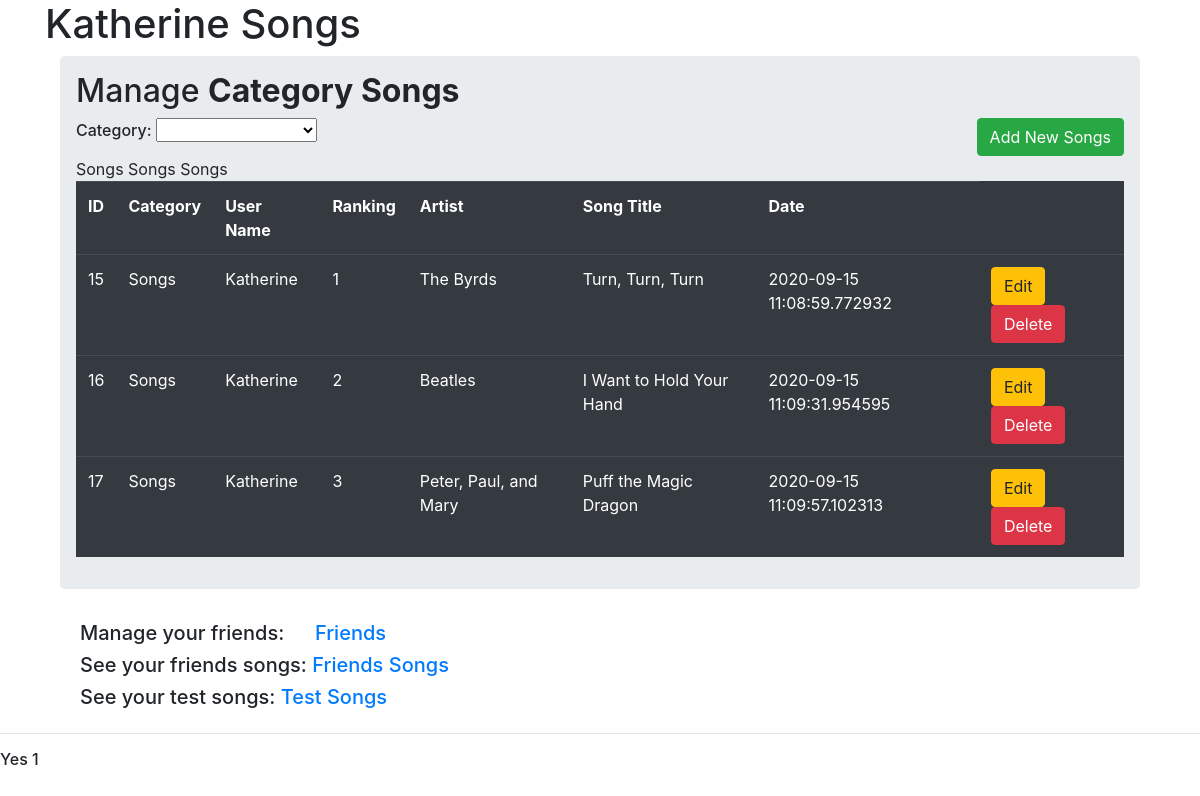
The app's page / (signed in) with its own data.
### song6.py (models this page shows)
class Song(db.Model):
    id = db.Column(db.Integer, primary_key=True)
    cat = db.Column(db.String(15))
    user_id = db.Column(db.Integer, db.ForeignKey('user.id'))
    numb = db.Column(db.Integer)
    artist = db.Column(db.String(40))
    title = db.Column(db.String(40))
    date_created = db.Column(db.DateTime, default=datetime.now)

### song6.py (the view)
@app.route('/', methods=['GET', 'POST'])
def user_home():
    if 'username' in session:
        if 'cat' in session:
            print(cat)
            print("In session")
        else:
            cat = 'Songs'
            print("Not in session")
        print(cat)
        print("This is user_home")
        category = Category.query.all()
        print(category)
        print(session)
        print(session['username'])
        name = (session['username'])
        u = User.query.filter_by(user=name).first()
        q = Song.query.filter(Song.user_id == u.id, Song.cat == cat).order_by(Song.numb)
        print(q)
        print(u)
        print(u.id, u.user)
        return render_template('main6_2.html', title=name + ' Songs', songs=q, user=name, cat=cat, category=category)
    else:
        return redirect(url_for('login'))

### song6.py (called while the page is built)
    def __repr__(self):
        return '<User  {}>'.format(self.user)

### templates/main6_2.html (shortened to what this page needs)
{% extends "layout6.html" %}
    {% block title %} {{ title }} {% endblock %}
    {% block content %}
    <div class="container">
        <div class="row">
            <div class="col md-12">
                <div class="jumbotron p-3">
                    <h2>Manage <b> Category {{ cat }} </b></h2>
                        <h6><label>Category:</label>
                        <select name="cat" id="select1" onchange="myFunction()">
                            <option value="none" selected disabled hidden></option>
                            {% for category in category %}
                            <option value="{{ category.cat }}">{{ category.cat_text }}</option>
                            {% endfor %}
                        </select>
                        <button type="button" class="btn btn-success float-right"
                    data-toggle="modal" data-target="#mymodal">Add New {{cat}}</button></h6>
                    <table class="table table-hover table-dark">
                        <tr>
                            <th>ID</th>
                            <th>Category</th>
                            <th>User Name</th>
                            <th>Ranking</th>
                            <th>Artist</th>
                            <th>Song Title</th>
                            <th>Date</th>
                        </tr>
                        {% for song in songs %}
                        <tr>
                            <td>{{song.id}}</td>
                            <td>{{song.cat}}</td>
                            <td>{{user}}</td>
                            <td>{{song.numb}}</td>
                            <td>{{song.artist}}</td>
                            <td>{{song.title}}</td>
                            <td>{{song.date_created}}</td>
                            <td>
                                <a href="/update/{{song.id}}" class="btn btn-warning btn-xs" data-toggle="modal" data-target="#modaledit{{song.id}}">Edit</a>
                                <a href="/delete/{{song.id}}" class="btn btn-danger btn-xs" onclick="return confirm('Are You Sure?')">Delete</a>
                            </td>
                        </tr>
                        {% endfor %}
                    </table>
                </div>
                <div>
                    <h5>&emsp;Manage your friends: &emsp; <a href="{{ url_for('friend') }}">Friends</a></h5>
                </div>
                <div>
                    <h5>&emsp;See your friends songs:   <a href="{{ url_for('home') }}">Friends Songs</a></h5>
                    <h5>&emsp;See your test songs:   <a href="{{ url_for('test') }}">Test Songs</a></h5>
                </div>
            </div>
        </div>
    </div>
    {% endblock %}

### records on screen
Song: id "15", cat "Songs", user "Katherine", numb "1", artist "The Byrds", title "Turn, Turn, Turn", date_created "2020-09-15 11:08:59.772932"
Song: id "16", cat "Songs", user "Katherine", numb "2", artist "Beatles", title "I Want to Hold Your Hand", date_created "2020-09-15 11:09:31.954595"
Song: id "17", cat "Songs", user "Katherine", numb "3", artist "Peter, Paul, and Mary", title "Puff the Magic Dragon", date_created "2020-09-15 11:09:57.102313"

### other values on screen
{{ title }} "Katherine Songs"
{{ cat }} "Songs"
